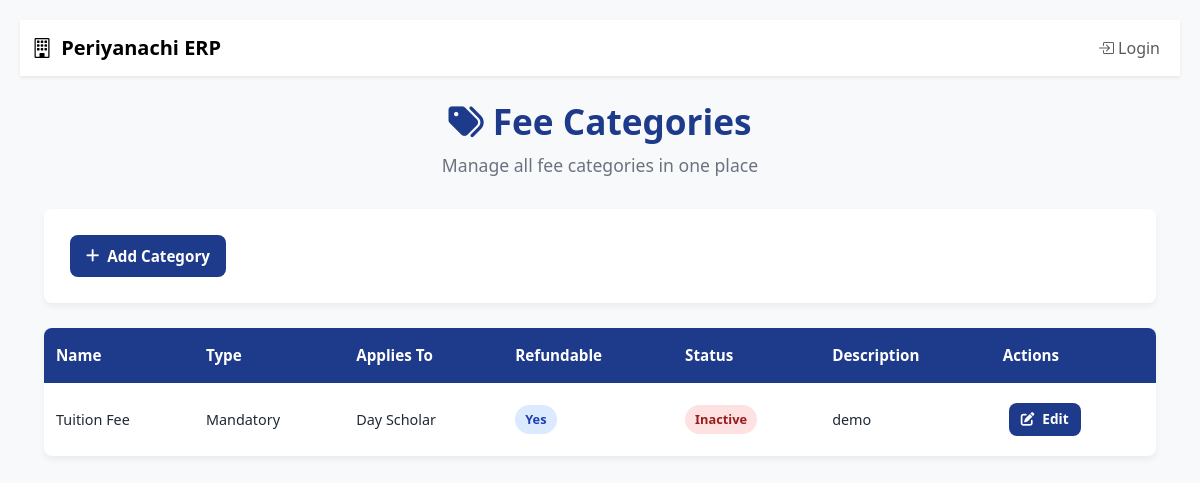
Screenshot of /fees/categories/ with the database file from the repository.
### fees/models.py (models this page shows, shortened)
class FeeCategory(models.Model):
    FEE_TYPE = [('mandatory', 'Mandatory'), ('optional', 'Optional')]
    APPLICABLE_TO = [
        ('all', 'All Students'),
        ('day_scholar', 'Day Scholar'),
        ('hosteller', 'Hosteller'),
        ('transport_user', 'Transport User'),
    ]
    name = models.CharField(max_length=100, unique=True)
    description = models.TextField(blank=True)
    fee_type = models.CharField(max_length=10, choices=FEE_TYPE, default='mandatory')
    applicable_to = models.CharField(max_length=50, default='all')
    is_refundable = models.BooleanField(default=False)
    status = models.BooleanField(default=True)
    created_at = models.DateTimeField(default=timezone.now)
    updated_at = models.DateTimeField(auto_now=True)
    @property
    def applicable_to_display(self):
        val = self.applicable_to or ''
        static_map = dict(self.APPLICABLE_TO)
        if val in static_map:
            return static_map[val]

### fees/views.py (the view)
# urls.py: path('categories/', views.fee_category_list, name='fee_category_list'),
def fee_category_list(request):
    categories = FeeCategory.objects.all()
    return render(request, 'fees/fee_category_list.html', {'categories': categories})

### templates/fees/fee_category_list.html (shortened to what this page needs)
{% extends "base.html" %}
{% load static %}
{% load i18n %}
{% block content %}
<div class="container">
  <div class="header">
    <h1><i class="fas fa-tags"></i> Fee Categories</h1>
    <p>Manage all fee categories in one place</p>
  </div>
  <div class="top-bar">
    <div class="action-buttons">
      <a href="{% url 'fees:add_fee_category' %}" class="btn btn-primary">
        <i class="fas fa-plus"></i> Add Category
      </a>
    </div>
  </div>
  <div class="table-wrapper">
    <div class="table-container">
      <table>
        <thead>
          <tr>
            <th>Name</th>
            <th>Type</th>
            <th>Applies To</th>
            <th>Refundable</th>
            <th>Status</th>
            <th>Description</th>
            <th>Actions</th>
          </tr>
        </thead>
        <tbody>
          {% for category in categories %}
          <tr>
            <td>{{ category.name }}</td>
            <td>{{ category.get_fee_type_display }}</td>
            <td>{{ category.applicable_to_display }}</td>
            <td>
              {% if category.is_refundable %}
                <span class="status-badge badge-yes">Yes</span>
              {% else %}
                <span class="status-badge badge-no">No</span>
              {% endif %}
            </td>
            <td>
              {% if category.status %}
                <span class="status-badge status-active">Active</span>
              {% else %}
                <span class="status-badge status-inactive">Inactive</span>
              {% endif %}
            </td>
            <td>{{ category.description|default:"—" }}</td>
            <td class="actions-cell">
              <a href="{% url 'fees:edit_fee_category' category.pk %}"
                 class="btn btn-sm btn-primary">
                <i class="fas fa-edit"></i> Edit
              </a>
            </td>
          </tr>
          {% endfor %}
        </tbody>
      </table>
    </div>
  </div>
</div>
{% endblock %}

### static/css/style.css (style rules this page uses)
body { font-family: 'Segoe UI', sans-serif; background-color: #f4f7fa; }
.btn { padding: 8px 16px; border-radius: 6px; text-decoration: none; display: inline-block; margin: 6px; }

### templates/fees/fee_category_list.html (style rules this page uses)
:root { --primary: #1e3a8a; --primary-light: #3b82f6; --secondary: #10b981; --accent: #f59e0b; --danger: #ef4444; --light: #f9fafb; --dark: #1f2937; --gray: #6b7280; --light-gray: #e5e7eb; --border-radius: 8px; --shadow: 0 4px 6px rgba(0, 0, 0, 0.05); }
* { margin: 0; padding: 0; box-sizing: border-box; font-family: 'Segoe UI', Tahoma, Geneva, Verdana, sans-serif; }
body { background-color: #f3f4f6; color: var(--dark); padding: 20px; line-height: 1.5; }
.container { max-width: 1400px; margin: 0 auto; }
.header { text-align: center; margin-bottom: 30px; }
.header h1 { color: var(--primary); font-size: 2.2rem; margin-bottom: 10px; font-weight: 700; }
.header p { color: var(--gray); font-size: 1.1rem; }
.top-bar { display: flex; justify-content: space-between; align-items: center; flex-wrap: wrap; gap: 15px; background: white; padding: 20px; border-radius: var(--border-radius); box-shadow: var(--shadow); margin-bottom: 25px; }
.action-buttons { display: flex; align-items: center; gap: 12px; flex-wrap: wrap; }
.btn { display: inline-flex; align-items: center; gap: 8px; padding: 10px 16px; border-radius: var(--border-radius); font-weight: 600; text-decoration: none; font-size: 0.95rem; transition: all 0.3s; border: none; cursor: pointer; }
.btn-primary { background: var(--primary); color: white; }
.btn-sm { padding: 6px 12px; font-size: 0.85rem; }
.table-wrapper { background: white; border-radius: var(--border-radius); box-shadow: var(--shadow); overflow: hidden; margin-bottom: 30px; }
.table-container { width: 100%; overflow-x: auto; }
table { width: 100%; border-collapse: collapse; min-width: 1000px; }
thead { background: var(--primary); color: white; position: sticky; top: 0; z-index: 10; }
th { padding: 16px 12px; text-align: left; font-weight: 600; font-size: 0.95rem; white-space: nowrap; }
tbody tr { border-bottom: 1px solid var(--light-gray); transition: background 0.2s; }
tbody tr:last-child { border-bottom: none; }
td { padding: 14px 12px; font-size: 0.9rem; color: var(--dark); vertical-align: middle; white-space: nowrap; overflow: hidden; text-overflow: ellipsis; max-width: 200px; }
.status-badge { display: inline-block; padding: 5px 10px; border-radius: 20px; font-size: 0.8rem; font-weight: 600; white-space: nowrap; }
.status-inactive { background: #fee2e2; color: #991b1b; }
.badge-yes { background: #dbeafe; color: #1e40af; }
.actions-cell { display: flex; gap: 10px; white-space: nowrap; }

### rows the page displays
FeeCategory: name "Tuition Fee", fee_type "Mandatory", applicable_to_display "Day Scholar", is_refundable "Yes", status "Inactive", description "demo"
